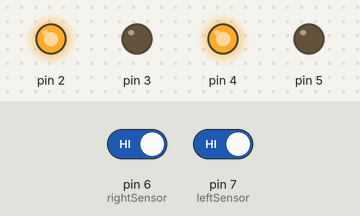
This sketch was run on a simulated Arduino Uno, built with avr-gcc and run on an emulated ATmega328P. Shown: output pins drawn as LEDs (lit = HIGH). The inputs (shaded band) are chosen by the test bench; at power-on: pin 6 (rightSensor) HIGH, pin 7 (leftSensor) HIGH.

Above: at 1.2 s.
1.3 s: pin 6 (rightSensor) driven LOW
At 2.1 s:
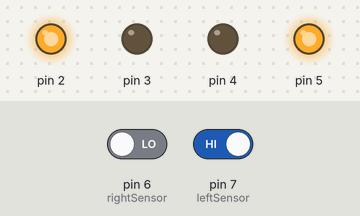
2.8 s: pin 7 (leftSensor) driven LOW
At 3.2 s:
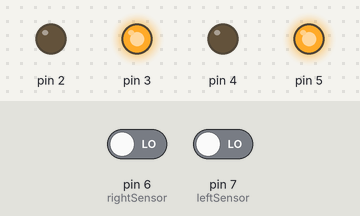
4.3 s: pin 6 (rightSensor) driven HIGH
At 5.5 s:
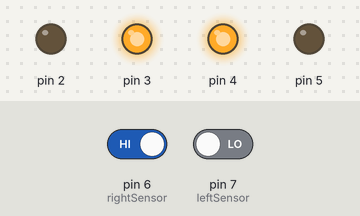
5.8 s: pin 7 (leftSensor) driven HIGH
At 6.7 s:
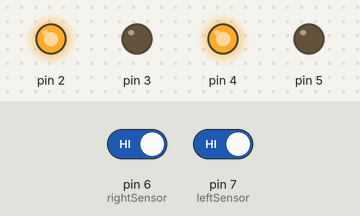
7.3 s: pin 7 (leftSensor) driven LOW
At 7.7 s:
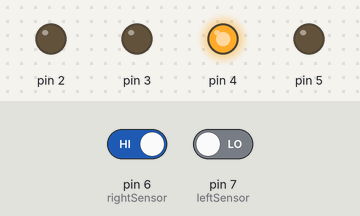
9.3 s: pin 6 (rightSensor) driven LOW and pin 7 (leftSensor) driven HIGH
At 10.5 s:
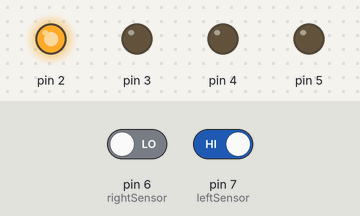
Timing chart, 0 to 11.8 s (numbered marks = the images above; inputs shaded):
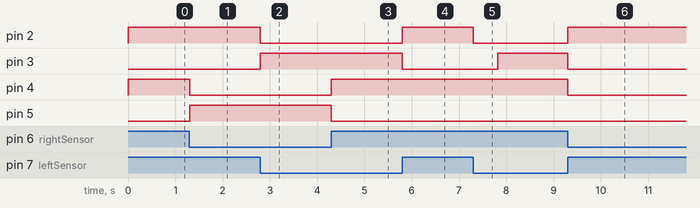

The sketch:

Batmobile.ino
```cpp
int bruceLCD = 0;
int batLCD = 0;
int rightSensor = 6;
int leftSensor = 7;
int LDR = 8;
int LED = 11;
int piezo = 12;
int pos;
int fast;
int times = 0;

void driveRight() {
  digitalWrite(2, HIGH);
  digitalWrite(3, LOW);
}

void stopRight() {
  digitalWrite(2, LOW);
  digitalWrite(3, LOW);
}

void backRight() {
  digitalWrite(2, LOW);
  digitalWrite(3, HIGH);
}

void driveLeft() {
  digitalWrite(4, HIGH);
  digitalWrite(5, LOW);
}

void stopLeft() {
  digitalWrite(4, LOW);
  digitalWrite(5, LOW);
}

void backLeft() {
  digitalWrite(4, LOW);
  digitalWrite(5, HIGH);
}

void setup() {
  // put your setup code here, to run once:
  pinMode (2, OUTPUT);
  pinMode (3, OUTPUT);
  pinMode (4, OUTPUT);
  pinMode (5, OUTPUT);
  pinMode (leftSensor, INPUT);
  pinMode (rightSensor, INPUT);
}

void drive() {
  if (digitalRead(rightSensor) == 0 and digitalRead (leftSensor) == 1) {
    if (times >= 500) {
      stopLeft();
      driveRight();
    }
    else if (times < 500) {
      backLeft();
      driveRight();
    }

  }
  else if (digitalRead(leftSensor) == 0 and digitalRead(rightSensor) == 1) {
    if (times >= 500) {
      backRight();
      driveLeft();
    }

    else if (times < 500) {
      stopRight();
      driveLeft();
    }
    times += 1;
  }
  else if (digitalRead (leftSensor) == 0 and digitalRead(rightSensor) == 0) {
    backRight();
    backLeft();
    times = 500;
  }
  else if (digitalRead (leftSensor) == 1 and digitalRead(rightSensor) == 1) {
    driveRight();
    driveLeft();
    times = 0;
  }
}


void loop() {
  // put your main code here, to run repeatedly:

  drive();
  delay(1);


}
```

Measured:
- after the input at 1.3 s, pin 4: HIGH → LOW at once; pin 5: LOW → HIGH at once
- after the input at 2.8 s, pin 2: HIGH → LOW at once; pin 3: LOW → HIGH at once
- after the input at 4.3 s, pin 4: LOW → HIGH at once; pin 5: HIGH → LOW at once
- after the input at 5.8 s, pin 2: LOW → HIGH at once; pin 3: HIGH → LOW at once
- after the input at 7.3 s, pin 2: HIGH → LOW at once; pin 3: LOW → HIGH after 0.52 s
- after the input at 9.3 s, pin 2: LOW → HIGH at once; pin 3, pin 4: HIGH → LOW at once
